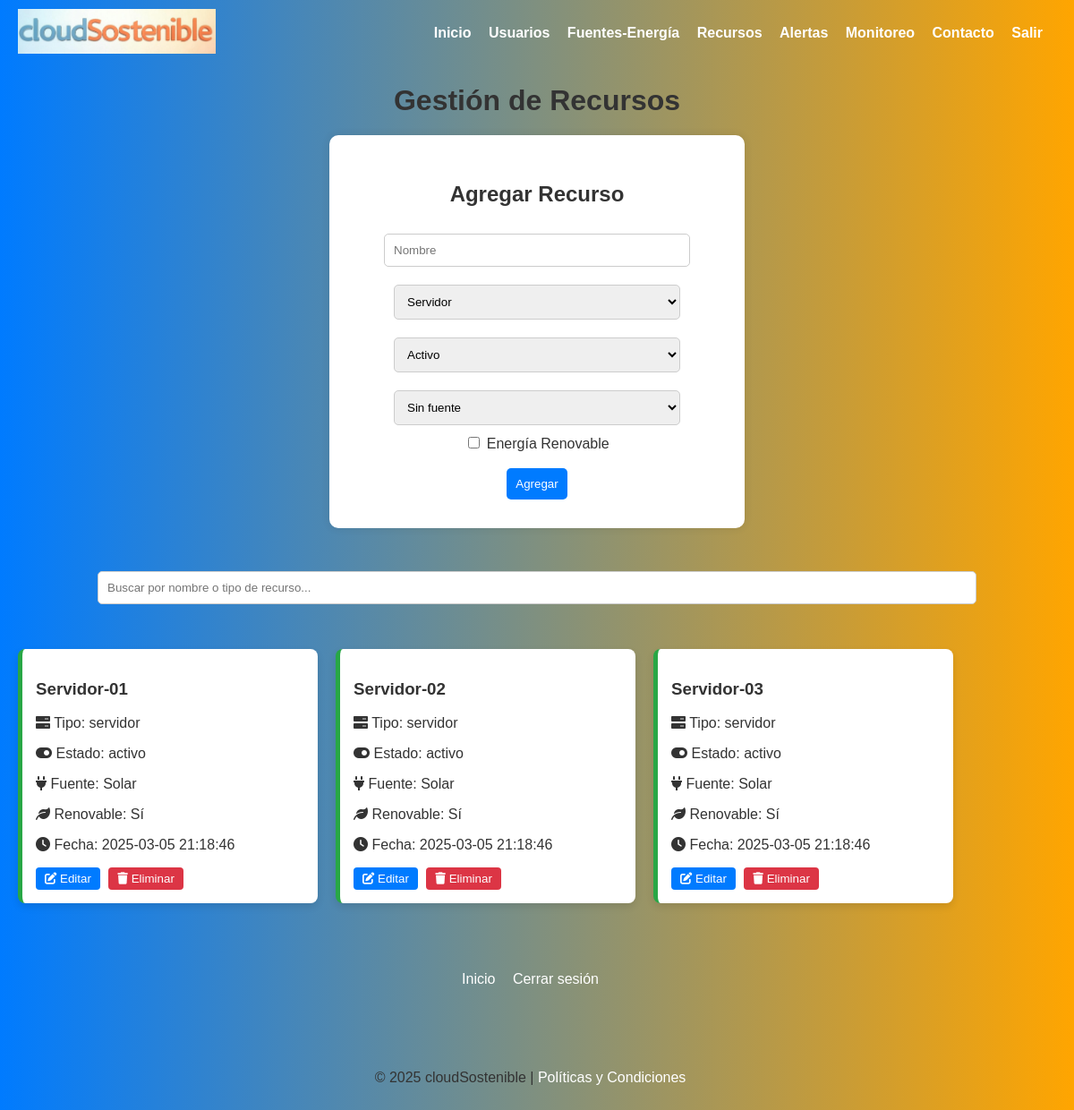
/cloudSostenible/recursos.php (signed in), run on an earlier commit of the app's database.
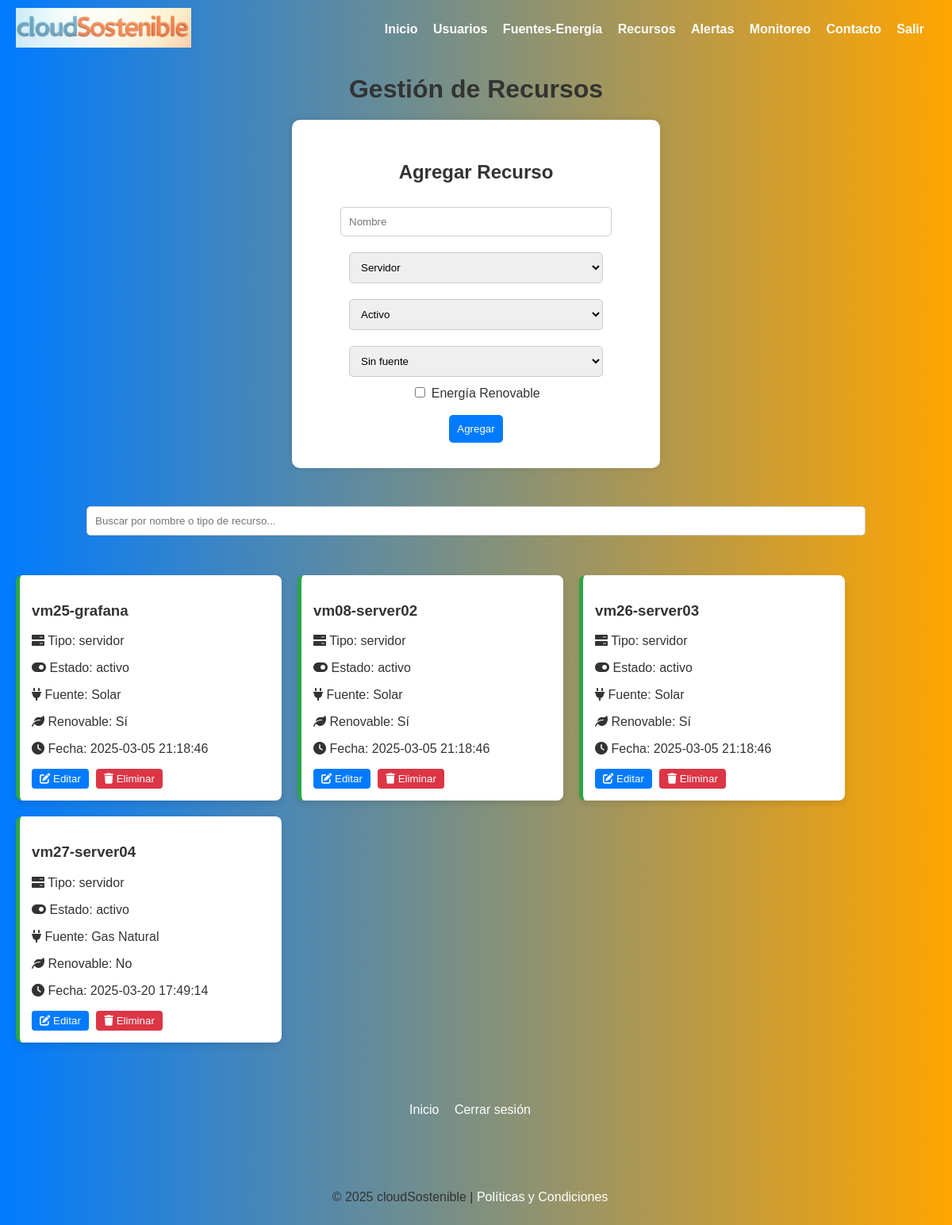
And on a later commit of the database.
### tables this page shows
CREATE TABLE `recurso` (
  `id_recurso` int NOT NULL,
  `nombre` varchar(100) NOT NULL,
  `tipo` enum('servidor','db','otro') NOT NULL,
  `estado` enum('activo','inactivo') NOT NULL,
  `fecha` timestamp NULL DEFAULT CURRENT_TIMESTAMP,
  `id_energia` int DEFAULT NULL,
  `energia_renovable` tinyint(1) NOT NULL
);

CREATE TABLE `fuente` (
  `id_energia` int NOT NULL,
  `nombre` varchar(100) NOT NULL,
  `renovable` tinyint(1) NOT NULL
);

### cloudSostenible/recursos.php (the view, shortened to what this page needs)
<?php
require_once 'db_connect.php';
function getRecursos($pdo) {
    $stmt = $pdo->query("SELECT r.*, f.nombre AS fuente_nombre FROM recurso r LEFT JOIN fuente f ON r.id_energia = f.id_energia");
    return $stmt->fetchAll(PDO::FETCH_ASSOC);
}
$is_admin = $_SESSION['rol'] === 'admin';
$recursos = getRecursos($pdo);
?>
<!DOCTYPE html>
<html lang="es">
<head>
    <link rel="stylesheet" href="css/resources.css">
    <link rel="stylesheet" href="css/styles.css">
    <link rel="stylesheet" href="https://cdnjs.cloudflare.com/ajax/libs/font-awesome/6.0.0-beta3/css/all.min.css">
</head>
<body>
<header>
        <div class="logo">
            <a href="index.php"><img src="assets/cloudSostenible.png" alt="Logo cloudSostenible"></a>
        </div>
        <nav>
            <a href="index.php">Inicio</a>
            <a href="usuarios.php">Usuarios</a>
            <a href="fuentes.php">Fuentes-Energía</a>
            <a href="recursos.php">Recursos</a>
            <a href="alertas.php">Alertas</a>
            <a href="http://192.168.23.132:3000/d/fegfwr5rur8xse/panel-cloudsostenible?orgId=1&from=now-30m&to=now&timezone=browser&refresh=10s" target="_blank">Monitoreo</a>
            <a href="contacto.php">Contacto</a>
            <a href="logout.php">Salir</a>
        </nav>
    </header>
    <h1>Gestión de Recursos</h1>
    <div class="form-container">
        <form method="POST">
            <h2>Agregar Recurso</h2>
            <input type="text" name="nombre" placeholder="Nombre" required>
            <select name="tipo" required>
                <option value="servidor">Servidor</option>
            </select>
            <select name="estado" required>
                <option value="activo">Activo</option>
            </select>
            <select name="id_energia">
                <option value="">Sin fuente</option>
            </select><br/>
            <label><input type="checkbox" name="energia_renovable"> Energía Renovable</label><br/>
            <br/>
            <button type="submit" name="add">Agregar</button>
        </form>
    </div><br/>
    <div class="search-container">
        <input type="text" id="search" class="search-bar" placeholder="Buscar por nombre o tipo de recurso...">
    </div>
    <div class="card-container" id="resource-list">
        <?php foreach ($recursos as $recurso): ?>
            <div class="card <?php echo $recurso['estado'] === 'activo' ? 'estado-activo' : 'estado-inactivo'; ?>" data-id="<?php echo $recurso['id_recurso']; ?>">
                <div class="info">
                    <h3><?php echo htmlspecialchars($recurso['nombre']); ?></h3>
                    <p><i class="fas fa-server"></i> Tipo: <?php echo htmlspecialchars($recurso['tipo']); ?></p>
                    <p><i class="fas fa-toggle-<?php echo $recurso['estado'] === 'activo' ? 'on' : 'off'; ?>"></i> Estado: <?php echo htmlspecialchars($recurso['estado']); ?></p>
                    <p><i class="fas fa-plug"></i> Fuente: <?php echo $recurso['fuente_nombre'] ? htmlspecialchars($recurso['fuente_nombre']) : 'Sin fuente'; ?></p>
                    <p><i class="fas fa-leaf"></i> Renovable: <?php echo $recurso['energia_renovable'] ? 'Sí' : 'No'; ?></p>
                    <p><i class="fas fa-clock"></i> Fecha: <?php echo htmlspecialchars($recurso['fecha']); ?></p>
                </div>
                <div class="actions">
                    <button class="edit-btn"><i class="fas fa-edit"></i> Editar</button>
                    <?php if ($is_admin): ?>
                        <button class="delete-btn" data-id="<?php echo $recurso['id_recurso']; ?>"><i class="fas fa-trash"></i> Eliminar</button>
                    <?php endif; ?>
                </div>
            </div>
        <?php endforeach; ?>
    </div><br/>
    <br/>
    <div class="cierre">
        <a href="index.php">Inicio</a>
        <a href="logout.php">Cerrar sesión</a>
    </div>
    <br/>
    <br/>
    <footer>
        <p>&copy; 2025 cloudSostenible | <a href="politicas.php">Políticas y Condiciones</a></p>
    </footer>
</body>
</html>

### cloudSostenible/css/resources.css (style rules this page uses)
.card-container { display: flex; flex-wrap: wrap; gap: 20px; padding: 20px; }
.card { background: #fff; border-radius: 8px; box-shadow: 0 4px 8px rgba(0, 0, 0, 0.1); padding: 15px; width: 300px; transition: transform 0.3s; }
.card .info { margin-bottom: 10px; }
.card .actions { margin-top: 10px; }
.search-container { display: flex; justify-content: center; margin: 20px 0; }
.search-bar { padding: 10px; width: 50%; border: 1px solid #ccc; border-radius: 8px; }
.estado-activo { border-left: 5px solid #28a745; }
.save-btn, .edit-btn, .delete-btn { padding: 5px 10px; margin-right: 5px; border: none; border-radius: 4px; cursor: pointer; }
.edit-btn { background: #007BFF; color: white; }
.delete-btn { background: #dc3545; color: white; }

### cloudSostenible/css/styles.css (style rules this page uses)
body { font-family: Arial, sans-serif; margin: 0; padding: 0; background: linear-gradient(to right, #007BFF, #FFA500); color: #333; }
header { background: linear-gradient(to right, #007BFF, #FFA500); color: white; padding: 10px 20px; display: flex; justify-content: space-between; align-items: center; }
header a { text-shadow:rgba(0, 0, 0, 0.1); font-weight: 700; }
header .logo img { height: 50px; color: white; }
h1 { text-align: center; margin: 20px 0; color:#333 }
.cierre { display: block; text-align: center; margin: 20px 0; text-decoration: none; }
.form-container { background: white; border-radius: 10px; box-shadow: 0 0 10px rgba(0, 0, 0, 0.1); text-align: center; width: 400px; min-height: 330px; padding: 2rem; margin: auto; }
input[type="text"], input[type="email"], input[type="password"], select { padding: 10px; margin: 10px 0; width: 80%; border: 1px solid #ccc; border-radius: 5px; }
button { padding: 5px 15px; background-color: #007BFF; color: white; padding: 10px; border: none; border-radius: 5px; cursor: pointer; }
a { color: white; text-decoration: none; margin-right: 15px; }
footer { font-family: Arial, sans-serif; margin: 0; padding: 20px; text-align: center; color: #333; }

What changed in the data, as far as the page shows it:
changed recurso: nombre "Servidor-01" → "vm25-grafana"
changed recurso: nombre "Servidor-02" → "vm08-server02"
changed recurso: nombre "Servidor-03" → "vm26-server03"
added recurso: nombre "vm27-server04", tipo "servidor", estado "activo", id_energia.nombre "Gas Natural", energia_renovable "No", fecha "2025-03-20 17:49:14"
